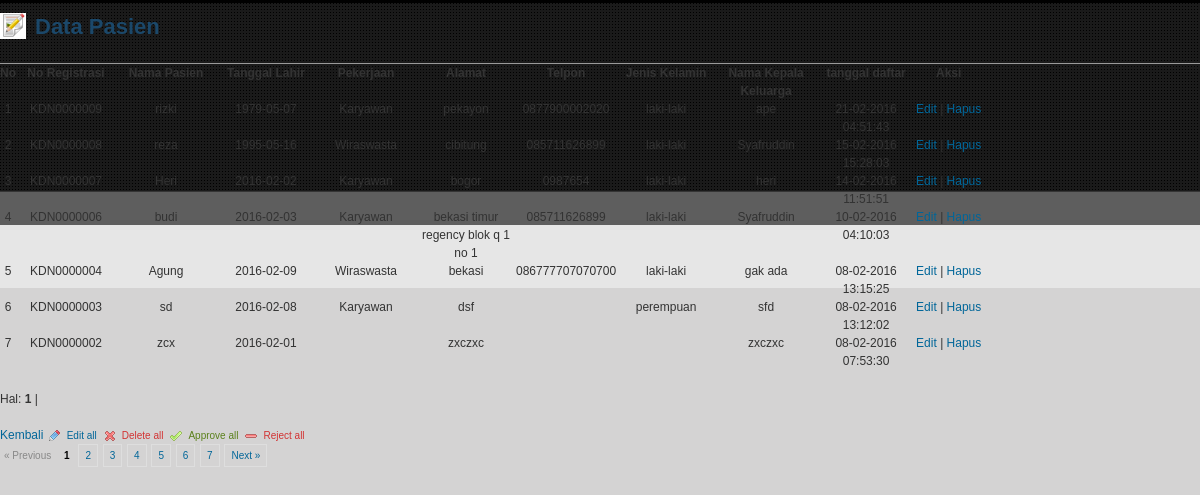
Screenshot of /modul/mod_pasien/index2.php (signed in) with the database file from the repository.
### tables this page shows
CREATE TABLE IF NOT EXISTS `tbl_pasien` (
  `idpasien` int(11) NOT NULL AUTO_INCREMENT,
  `noreg` varchar(14) NOT NULL,
  `namapasien` varchar(40) NOT NULL,
  `tgllhr` date NOT NULL,
  `alamat` text NOT NULL,
  `telpon` varchar(20) NOT NULL,
  `jeniskel` enum('laki-laki','perempuan') NOT NULL,
  `pekerjaan` varchar(45) NOT NULL,
  `namakk` varchar(40) NOT NULL,
  `berat` varchar(3) NOT NULL,
  `tinggi` varchar(3) NOT NULL,
  `tgldaftar` varchar(20) NOT NULL,
  PRIMARY KEY (`idpasien`)
);

### modul/mod_pasien/index2.php (the view, shortened to what this page needs)
<?php include("../koneksi.php");
include("../class_paging.php");
?>
<!DOCTYPE html PUBLIC "-//W3C//DTD XHTML 1.0 Transitional//EN" "http://www.w3.org/TR/xhtml1/DTD/xhtml1-transitional.dtd">
<html xmlns="http://www.w3.org/1999/xhtml"><head>
<link rel="stylesheet" type="text/css" href="../../css/960.css" />
<link rel="stylesheet" type="text/css" href="../../css/reset.css" />
<link rel="stylesheet" type="text/css" href="../../css/text.css" />
<link rel="stylesheet" type="text/css" href="../cssmod/blue.css"/>
<link type="text/css" href="css/smoothness/ui.css" rel="stylesheet" />
<link type="text/css" href="js/wysiwyg/jquery.wysiwyg.css" rel="stylesheet" />
</head>
<body>
 <h1 class="content_edit">Data Pasien</h1>
    <div class="portlet">
		<div class="portlet-content nopadding">
        <form action="" method="post">
          <?php
    $aksi="aksi.php";
switch($_GET[act]){
  default:
    echo "
	<table border=1>
          <tr>
		  <th>No</th>
		  <th>No Registrasi</th>
		  <th>Nama Pasien</th>
		  <th>Tanggal Lahir</th>
		  <th>Pekerjaan</th>
		  <th>Alamat</th>
		  <th>Telpon</th>
		  <th>Jenis Kelamin</th>
		  <th>Nama Kepala Keluarga</th>
          <th>tanggal daftar</th>
          <th>Aksi</th>
		  </tr>";
    $p      = new Paging;
    $batas  = 10;
    $posisi = $p->cariPosisi($batas);
    $tampil=mysql_query("SELECT * FROM tbl_pasien ORDER BY noreg DESC LIMIT $posisi,$batas");
    $no = $posisi+1;
    while ($r=mysql_fetch_array($tampil)){
      echo "
	  			<tr align=center>
				<td>$no</td>
                <td width=100>$r[noreg]</td>
                <td width=100>$r[namapasien]</td>
                <td width=100>$r[tgllhr]</td>
				<td width=100>$r[pekerjaan]</td>
				<td width=100>$r[alamat]</td>
				<td width=100>$r[telpon]</td>
				<td width=100>$r[jeniskel]</td>
				<td width=100>$r[namakk]</td>
				<td width=100>$r[tgldaftar]</td>
                <td><a href=edittransportasi.php?jenis=transportasi&act=edit_transportasi&kd_aset=$r[kd_aset]>Edit</a> |
	                  <a href='$aksi?jenis=transportasi&act=hapus&kd_aset=$r[kd_aset]' onClick=\"return confirm('Apakah Anda akan menghapusnya?')\">Hapus</a>
		        </tr>";
      $no++;
    }
    echo "</table>";
    $jmldata=mysql_num_rows(mysql_query("SELECT * FROM tbl_pasien "));
    $jmlhalaman  = $p->jumlahHalaman($jmldata, $batas);
    $linkHalaman = $p->navHalaman($_GET[halaman], $jmlhalaman);
    echo "<div id=paging>Hal: $linkHalaman</div><br>";
    break;
}
?>
<a href="indexedit.php">Kembali</a>
              <tr class="footer">
                <td colspan="4"><a href="#" class="edit_inline">Edit all</a><a href="#" class="delete_inline">Delete all</a><a href="#" class="approve_inline">Approve all</a><a href="#" class="reject_inline">Reject all</a></td>
                <td colspan="3" align="right">
                    <div class="pagination">
                    <span class="previous-off">&laquo; Previous</span>
                    <span class="active">1</span>
                    <a href="query_41878854">2</a>
                    <a href="query_8A8058C2">3</a>
                    <a href="query_2823E521">4</a>
                    <a href="query_B322F5B7">5</a>
                    <a href="query_3A2A444D">6</a>
                    <a href="query_912D14DB">7</a>
                    <a href="query_41878854" class="next">Next &raquo;</a>
                    </div>
                </td>
              </tr>
        </form>
		</div>
      </div>

### modul/class_paging.php (shortened to what this page needs)
<?php
class Paging{
function cariPosisi($batas){
if(empty($_GET['halaman'])){
	$posisi=0;
}
else{
	$posisi = ($_GET['halaman']-1) * $batas;
}
return $posisi;
}
function jumlahHalaman($jmldata, $batas){
$jmlhalaman = ceil($jmldata/$batas);
return $jmlhalaman;
}
function navHalaman($halaman_aktif, $jmlhalaman){
$link_halaman = "";
for ($i=1; $i<=$jmlhalaman; $i++){
  if ($i == $halaman_aktif){
    $link_halaman .= "<b>$i</b> | ";
  }
else{
  $link_halaman .= "<a href=$_SERVER[PHP_SELF]?module=$_GET[module]&halaman=$i>$i</a> | ";
}
$link_halaman .= " ";
}
return $link_halaman;
}
}
?>

### css2/text.css (style rules this page uses)
body { font:13px/1.5 "Trebuchet MS", Arial, Helvetica, sans-serif }
h1 { font-size:25px }
p,dl,hr,h1,h2,h3,h4,h5,h6,ol,ul,pre,table,address,fieldset { margin-bottom:20px }

### modul/cssmod/blue.css (style rules this page uses)
body { font-family:"Trebuchet MS", Arial, Helvetica, sans-serif; font-size: 13px; color: #333; background-color: #d4d3d3; background-repeat: repeat-x; background-position: left top; background-image: url(../images/bg.gif); }
a, a:active, a:link, a:visited { text-decoration:none; color: #069; }
.nopadding { padding:0px !important; }
a.edit_inline { background:url(../images/icons/edit.gif) no-repeat left top; display:inline-block; line-height:16px; color: #069 !important; font-size:10px; padding-left:20px; margin-right:5px; }
a.delete_inline { background:url(../images/icons/action_delete.gif) no-repeat left top; display:inline-block; line-height:16px; color: #D23333 !important; font-size:10px; padding-left:20px; margin-right:5px; }
a.reject_inline { background:url(../images/icons/action_remove.gif) no-repeat left top; display:inline-block; line-height:16px; color: #D23333 !important; font-size:10px; padding-left:20px; margin-right:5px; }
a.approve_inline { background:url(../images/icons/action_check.gif) no-repeat left top; display:inline-block; line-height:16px; color: #5a801b !important; font-size:10px; padding-left:20px; margin-right:5px; }
h1 { font-size:22px; color: #1b486a; display: block; margin-top: 10px; }
h1.content_edit { background:url(../images/icon_content_small.gif) left 3px no-repeat; padding-left:35px; }
.portlet { margin: 0 0em 1em 0; }
.portlet-content { padding: 0.8em; font-size:12px !important; color: #333; border-top:1px solid #999 !important; font-family:"Trebuchet MS", Arial, Helvetica, sans-serif; }
.pagination { border:0; margin:0; padding:0; font-size:10px; }
.pagination a { border:solid 1px #DEDEDE; margin-right:2px; }
.pagination .previous-off, .pagination .next-off { color:#888888; display:inline-block; font-weight:normal; padding:3px 4px; }
.pagination .active { color:#000000; font-weight:bold; display:inline-block; padding:4px 6px; }
.pagination a:link, .pagination a:visited { display:inline-block; padding:3px 6px; text-decoration:none; }

### rows the page displays
tbl_pasien: noreg "KDN0000009", namapasien "rizki", tgllhr "1979-05-07", pekerjaan "Karyawan", alamat "pekayon", telpon "0877900002020", jeniskel "laki-laki", namakk "ape", tgldaftar "21-02-2016 04:51:43"
tbl_pasien: noreg "KDN0000008", namapasien "reza", tgllhr "1995-05-16", pekerjaan "Wiraswasta", alamat "cibitung", telpon "085711626899", jeniskel "laki-laki", namakk "Syafruddin", tgldaftar "15-02-2016 15:28:03"
tbl_pasien: noreg "KDN0000007", namapasien "Heri", tgllhr "2016-02-02", pekerjaan "Karyawan", alamat "bogor", telpon "0987654", jeniskel "laki-laki", namakk "heri", tgldaftar "14-02-2016 11:51:51"
tbl_pasien: noreg "KDN0000006", namapasien "budi", tgllhr "2016-02-03", pekerjaan "Karyawan", alamat "bekasi timur regency blok q 1 no 1", telpon "085711626899", jeniskel "laki-laki", namakk "Syafruddin", tgldaftar "10-02-2016 04:10:03"
tbl_pasien: noreg "KDN0000004", namapasien "Agung", tgllhr "2016-02-09", pekerjaan "Wiraswasta", alamat "bekasi", telpon "086777707070700", jeniskel "laki-laki", namakk "gak ada", tgldaftar "08-02-2016 13:15:25"
tbl_pasien: noreg "KDN0000003", namapasien "sd", tgllhr "2016-02-08", pekerjaan "Karyawan", alamat "dsf", jeniskel "perempuan", namakk "sfd", tgldaftar "08-02-2016 13:12:02"
tbl_pasien: noreg "KDN0000002", namapasien "zcx", tgllhr "2016-02-01", alamat "zxczxc", namakk "zxczxc", tgldaftar "08-02-2016 07:53:30"
